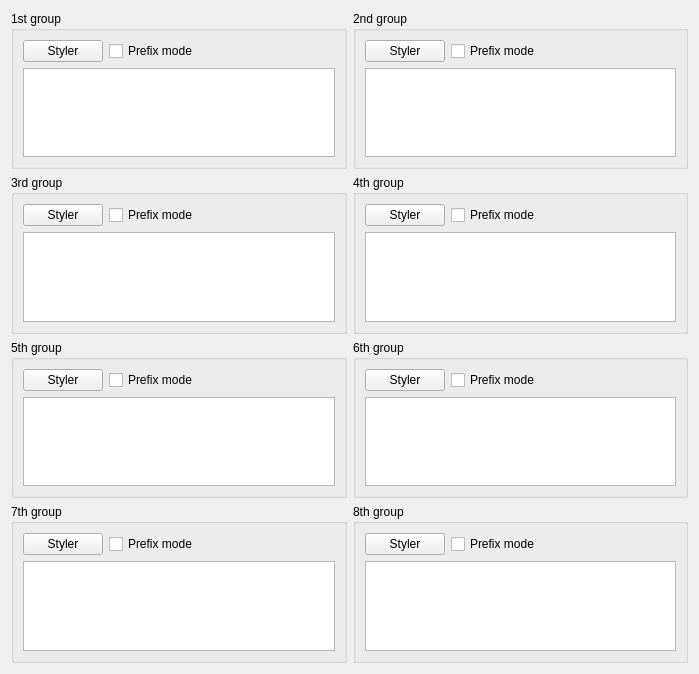
<?xml version="1.0" encoding="UTF-8"?>
<ui version="4.0">
 <class>KeywordStyleDlg</class>
 <widget class="QWidget" name="KeywordStyleDlg">
  <property name="geometry"><rect><x>0</x><y>0</y><width>699</width><height>674</height></rect></property>
  <layout class="QVBoxLayout" name="layout1">
   <item>
    <layout class="QGridLayout" name="layout2">
     <item row="0" column="0">
      <widget class="QGroupBox" name="keyword1DescgroupStatic">
       <property name="nppId" stdset="0"><number>22101</number></property>
       <property name="title"><string>1st group</string></property>
       <layout class="QVBoxLayout" name="layout3">
        <item>
         <layout class="QHBoxLayout" name="layout4">
          <item>
           <widget class="QPushButton" name="keyword1Styler">
            <property name="nppId" stdset="0"><number>22122</number></property>
            <property name="text"><string>Styler</string></property>
            <property name="autoDefault"><bool>false</bool></property>
           </widget>
          </item>
          <item>
           <widget class="QCheckBox" name="keyword1PrefixCheck">
            <property name="nppId" stdset="0"><number>22121</number></property>
            <property name="text"><string>Prefix mode</string></property>
           </widget>
          </item>
          <item>
           <spacer name="spacer5">
            <property name="orientation"><enum>Qt::Horizontal</enum></property>
            <property name="sizeType"><enum>QSizePolicy::Expanding</enum></property>
            <property name="sizeHint" stdset="0"><size><width>0</width><height>0</height></size></property>
           </spacer>
          </item>
         </layout>
        </item>
        <item>
         <widget class="QPlainTextEdit" name="keyword1Edit">
          <property name="nppId" stdset="0"><number>22120</number></property>
          <property name="tabChangesFocus"><bool>true</bool></property>
         </widget>
        </item>
       </layout>
      </widget>
     </item>
     <item row="0" column="1">
      <widget class="QGroupBox" name="keyword2DescgroupStatic">
       <property name="nppId" stdset="0"><number>22201</number></property>
       <property name="title"><string>2nd group</string></property>
       <layout class="QVBoxLayout" name="layout6">
        <item>
         <layout class="QHBoxLayout" name="layout7">
          <item>
           <widget class="QPushButton" name="keyword2Styler">
            <property name="nppId" stdset="0"><number>22222</number></property>
            <property name="text"><string>Styler</string></property>
            <property name="autoDefault"><bool>false</bool></property>
           </widget>
          </item>
          <item>
           <widget class="QCheckBox" name="keyword2PrefixCheck">
            <property name="nppId" stdset="0"><number>22221</number></property>
            <property name="text"><string>Prefix mode</string></property>
           </widget>
          </item>
          <item>
           <spacer name="spacer8">
            <property name="orientation"><enum>Qt::Horizontal</enum></property>
            <property name="sizeType"><enum>QSizePolicy::Expanding</enum></property>
            <property name="sizeHint" stdset="0"><size><width>0</width><height>0</height></size></property>
           </spacer>
          </item>
         </layout>
        </item>
        <item>
         <widget class="QPlainTextEdit" name="keyword2Edit">
          <property name="nppId" stdset="0"><number>22220</number></property>
          <property name="tabChangesFocus"><bool>true</bool></property>
         </widget>
        </item>
       </layout>
      </widget>
     </item>
     <item row="1" column="0">
      <widget class="QGroupBox" name="keyword3DescgroupStatic">
       <property name="nppId" stdset="0"><number>22301</number></property>
       <property name="title"><string>3rd group</string></property>
       <layout class="QVBoxLayout" name="layout9">
        <item>
         <layout class="QHBoxLayout" name="layout10">
          <item>
           <widget class="QPushButton" name="keyword3Styler">
            <property name="nppId" stdset="0"><number>22322</number></property>
            <property name="text"><string>Styler</string></property>
            <property name="autoDefault"><bool>false</bool></property>
           </widget>
          </item>
          <item>
           <widget class="QCheckBox" name="keyword3PrefixCheck">
            <property name="nppId" stdset="0"><number>22321</number></property>
            <property name="text"><string>Prefix mode</string></property>
           </widget>
          </item>
          <item>
           <spacer name="spacer11">
            <property name="orientation"><enum>Qt::Horizontal</enum></property>
            <property name="sizeType"><enum>QSizePolicy::Expanding</enum></property>
            <property name="sizeHint" stdset="0"><size><width>0</width><height>0</height></size></property>
           </spacer>
          </item>
         </layout>
        </item>
        <item>
         <widget class="QPlainTextEdit" name="keyword3Edit">
          <property name="nppId" stdset="0"><number>22320</number></property>
          <property name="tabChangesFocus"><bool>true</bool></property>
         </widget>
        </item>
       </layout>
      </widget>
     </item>
     <item row="1" column="1">
      <widget class="QGroupBox" name="keyword4DescgroupStatic">
       <property name="nppId" stdset="0"><number>22401</number></property>
       <property name="title"><string>4th group</string></property>
       <layout class="QVBoxLayout" name="layout12">
        <item>
         <layout class="QHBoxLayout" name="layout13">
          <item>
           <widget class="QPushButton" name="keyword4Styler">
            <property name="nppId" stdset="0"><number>22422</number></property>
            <property name="text"><string>Styler</string></property>
            <property name="autoDefault"><bool>false</bool></property>
           </widget>
          </item>
          <item>
           <widget class="QCheckBox" name="keyword4PrefixCheck">
            <property name="nppId" stdset="0"><number>22421</number></property>
            <property name="text"><string>Prefix mode</string></property>
           </widget>
          </item>
          <item>
           <spacer name="spacer14">
            <property name="orientation"><enum>Qt::Horizontal</enum></property>
            <property name="sizeType"><enum>QSizePolicy::Expanding</enum></property>
            <property name="sizeHint" stdset="0"><size><width>0</width><height>0</height></size></property>
           </spacer>
          </item>
         </layout>
        </item>
        <item>
         <widget class="QPlainTextEdit" name="keyword4Edit">
          <property name="nppId" stdset="0"><number>22420</number></property>
          <property name="tabChangesFocus"><bool>true</bool></property>
         </widget>
        </item>
       </layout>
      </widget>
     </item>
     <item row="2" column="0">
      <widget class="QGroupBox" name="keyword5DescgroupStatic">
       <property name="nppId" stdset="0"><number>22451</number></property>
       <property name="title"><string>5th group</string></property>
       <layout class="QVBoxLayout" name="layout15">
        <item>
         <layout class="QHBoxLayout" name="layout16">
          <item>
           <widget class="QPushButton" name="keyword5Styler">
            <property name="nppId" stdset="0"><number>22472</number></property>
            <property name="text"><string>Styler</string></property>
            <property name="autoDefault"><bool>false</bool></property>
           </widget>
          </item>
          <item>
           <widget class="QCheckBox" name="keyword5PrefixCheck">
            <property name="nppId" stdset="0"><number>22471</number></property>
            <property name="text"><string>Prefix mode</string></property>
           </widget>
          </item>
          <item>
           <spacer name="spacer17">
            <property name="orientation"><enum>Qt::Horizontal</enum></property>
            <property name="sizeType"><enum>QSizePolicy::Expanding</enum></property>
            <property name="sizeHint" stdset="0"><size><width>0</width><height>0</height></size></property>
           </spacer>
          </item>
         </layout>
        </item>
        <item>
         <widget class="QPlainTextEdit" name="keyword5Edit">
          <property name="nppId" stdset="0"><number>22470</number></property>
          <property name="tabChangesFocus"><bool>true</bool></property>
         </widget>
        </item>
       </layout>
      </widget>
     </item>
     <item row="2" column="1">
      <widget class="QGroupBox" name="keyword6DescgroupStatic">
       <property name="nppId" stdset="0"><number>22501</number></property>
       <property name="title"><string>6th group</string></property>
       <layout class="QVBoxLayout" name="layout18">
        <item>
         <layout class="QHBoxLayout" name="layout19">
          <item>
           <widget class="QPushButton" name="keyword6Styler">
            <property name="nppId" stdset="0"><number>22522</number></property>
            <property name="text"><string>Styler</string></property>
            <property name="autoDefault"><bool>false</bool></property>
           </widget>
          </item>
          <item>
           <widget class="QCheckBox" name="keyword6PrefixCheck">
            <property name="nppId" stdset="0"><number>22521</number></property>
            <property name="text"><string>Prefix mode</string></property>
           </widget>
          </item>
          <item>
           <spacer name="spacer20">
            <property name="orientation"><enum>Qt::Horizontal</enum></property>
            <property name="sizeType"><enum>QSizePolicy::Expanding</enum></property>
            <property name="sizeHint" stdset="0"><size><width>0</width><height>0</height></size></property>
           </spacer>
          </item>
         </layout>
        </item>
        <item>
         <widget class="QPlainTextEdit" name="keyword6Edit">
          <property name="nppId" stdset="0"><number>22520</number></property>
          <property name="tabChangesFocus"><bool>true</bool></property>
         </widget>
        </item>
       </layout>
      </widget>
     </item>
     <item row="3" column="0">
      <widget class="QGroupBox" name="keyword7DescgroupStatic">
       <property name="nppId" stdset="0"><number>22551</number></property>
       <property name="title"><string>7th group</string></property>
       <layout class="QVBoxLayout" name="layout21">
        <item>
         <layout class="QHBoxLayout" name="layout22">
          <item>
           <widget class="QPushButton" name="keyword7Styler">
            <property name="nppId" stdset="0"><number>22572</number></property>
            <property name="text"><string>Styler</string></property>
            <property name="autoDefault"><bool>false</bool></property>
           </widget>
          </item>
          <item>
           <widget class="QCheckBox" name="keyword7PrefixCheck">
            <property name="nppId" stdset="0"><number>22571</number></property>
            <property name="text"><string>Prefix mode</string></property>
           </widget>
          </item>
          <item>
           <spacer name="spacer23">
            <property name="orientation"><enum>Qt::Horizontal</enum></property>
            <property name="sizeType"><enum>QSizePolicy::Expanding</enum></property>
            <property name="sizeHint" stdset="0"><size><width>0</width><height>0</height></size></property>
           </spacer>
          </item>
         </layout>
        </item>
        <item>
         <widget class="QPlainTextEdit" name="keyword7Edit">
          <property name="nppId" stdset="0"><number>22570</number></property>
          <property name="tabChangesFocus"><bool>true</bool></property>
         </widget>
        </item>
       </layout>
      </widget>
     </item>
     <item row="3" column="1">
      <widget class="QGroupBox" name="keyword8DescgroupStatic">
       <property name="nppId" stdset="0"><number>22601</number></property>
       <property name="title"><string>8th group</string></property>
       <layout class="QVBoxLayout" name="layout24">
        <item>
         <layout class="QHBoxLayout" name="layout25">
          <item>
           <widget class="QPushButton" name="keyword8Styler">
            <property name="nppId" stdset="0"><number>22622</number></property>
            <property name="text"><string>Styler</string></property>
            <property name="autoDefault"><bool>false</bool></property>
           </widget>
          </item>
          <item>
           <widget class="QCheckBox" name="keyword8PrefixCheck">
            <property name="nppId" stdset="0"><number>22621</number></property>
            <property name="text"><string>Prefix mode</string></property>
           </widget>
          </item>
          <item>
           <spacer name="spacer26">
            <property name="orientation"><enum>Qt::Horizontal</enum></property>
            <property name="sizeType"><enum>QSizePolicy::Expanding</enum></property>
            <property name="sizeHint" stdset="0"><size><width>0</width><height>0</height></size></property>
           </spacer>
          </item>
         </layout>
        </item>
        <item>
         <widget class="QPlainTextEdit" name="keyword8Edit">
          <property name="nppId" stdset="0"><number>22620</number></property>
          <property name="tabChangesFocus"><bool>true</bool></property>
         </widget>
        </item>
       </layout>
      </widget>
     </item>
    </layout>
   </item>
   <item>
    <spacer name="spacer27">
     <property name="orientation"><enum>Qt::Vertical</enum></property>
     <property name="sizeType"><enum>QSizePolicy::Expanding</enum></property>
     <property name="sizeHint" stdset="0"><size><width>0</width><height>0</height></size></property>
    </spacer>
   </item>
  </layout>
 </widget>
 <resources/>
 <connections/>
</ui>
